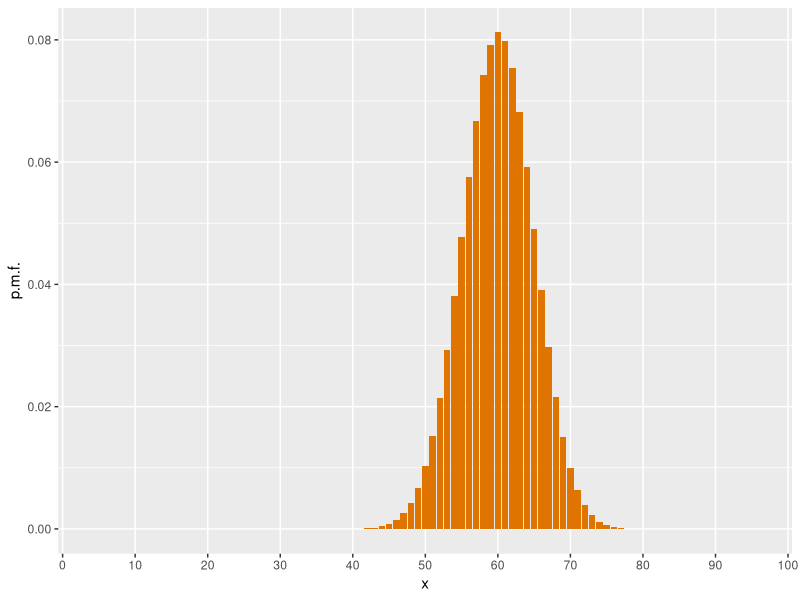
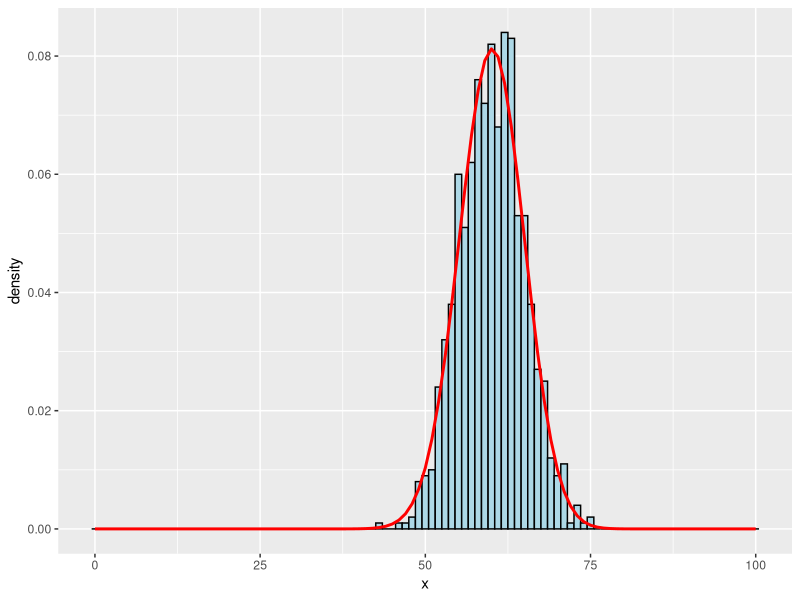
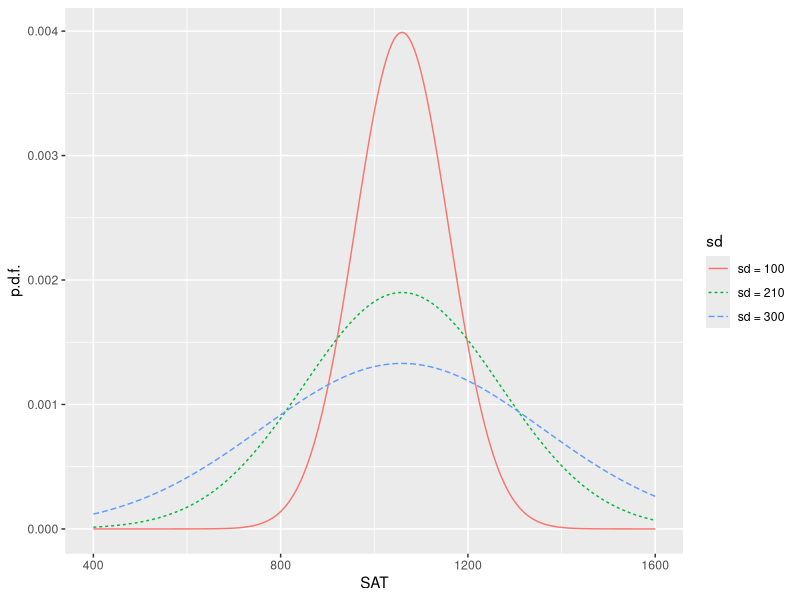
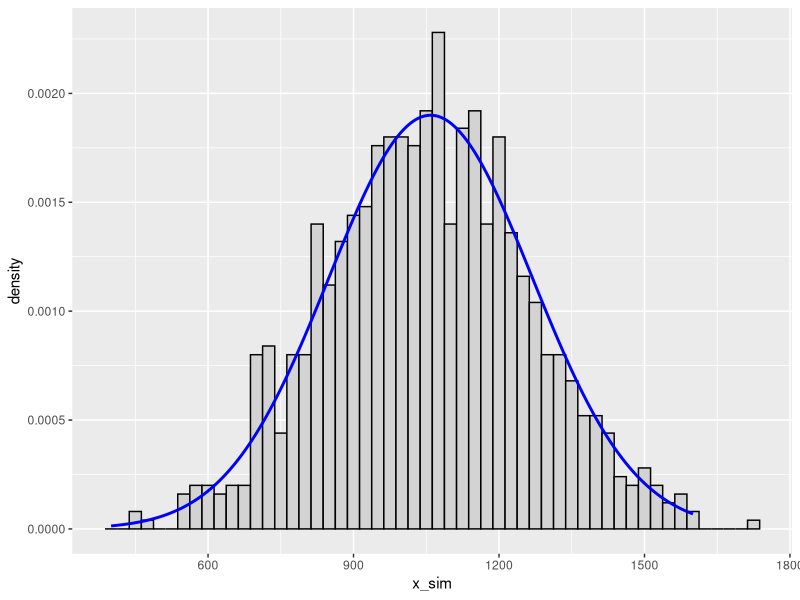
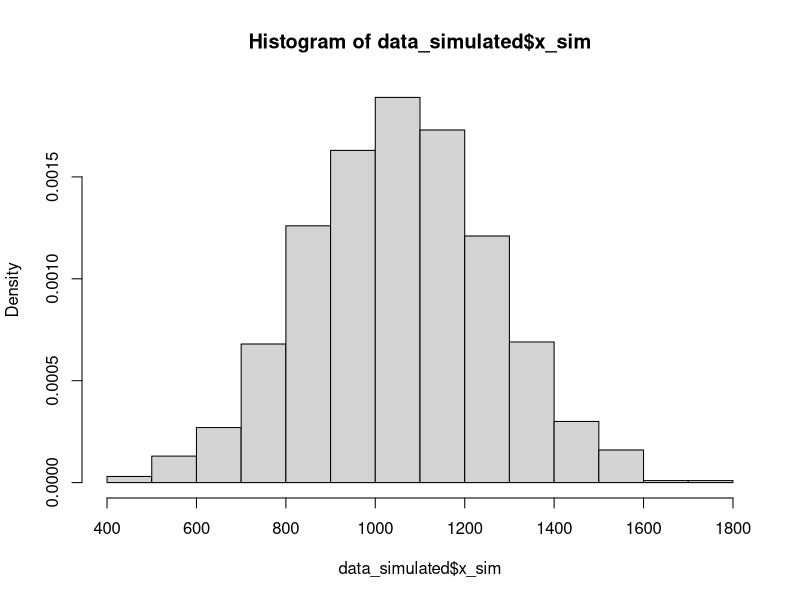

Here is the R script that generated these plots, in order:

# Load required library
library(ggplot2)

# --- Binomial PMF for X ~ Binomial(100, 0.6) ---
x <- 0:100
p <- dbinom(x, size = 100, prob = 0.6)
data <- data.frame(x = x, p = p)

# Plot the PMF
ggplot(data) +
  geom_bar(mapping = aes(x = as.factor(x), y = p),
           stat = "identity",
           fill = rgb(223/255, 117/255, 0)) +
  scale_x_discrete(breaks = seq(0, 100, by = 10)) +
  labs(x = "x", y = "p.m.f.")

# --- Binomial Quantiles ---
qbinom(c(0.25, 0.5, 0.75), size = 100, prob = 0.6)

# --- Simulate 1000 Binomial(100, 0.6) variables ---
x_sim <- rbinom(1000, size = 100, prob = 0.6)
data_2 <- data.frame(x = x_sim)

# Histogram of simulated values + overlay PMF
ggplot() +
  geom_histogram(data = data_2,
                 mapping = aes(x = x, y = ..density..),
                 binwidth = 1,
                 fill = "lightblue", color = "black") +
  geom_line(data = data,
            mapping = aes(x = x, y = p),
            color = "red", size = 1)

# --- Normal approximations for SAT-like scores ---
x <- 400:1600
p_100 <- dnorm(x, mean = 1059, sd = 100)
p_210 <- dnorm(x, mean = 1059, sd = 210)
p_300 <- dnorm(x, mean = 1059, sd = 300)

data_norm <- data.frame(
  x = rep(x, 3),
  p = c(p_100, p_210, p_300),
  sd = factor(c(rep("sd = 100", length(x)),
                rep("sd = 210", length(x)),
                rep("sd = 300", length(x))))
)

# Plot the PDFs
ggplot(data_norm) +
  geom_line(mapping = aes(x = x, y = p, color = sd, linetype = sd)) +
  labs(x = "SAT", y = "p.d.f.")

# --- Normal probability between 1140 and 1380 ---
pnorm(1380, mean = 1059, sd = 210) - pnorm(1140, mean = 1059, sd = 210)

# --- Simulate 1000 normal r.v.'s and compare histogram to PDF ---
x_sim <- rnorm(1000, mean = 1059, sd = 210)
data_simulated <- data.frame(x_sim = x_sim)

x <- 400:1600
pdf <- dnorm(x, mean = 1059, sd = 210)
data_theoretical <- data.frame(x = x, pdf = pdf)

# Plot histogram of simulated vs. theoretical PDF
ggplot() +
  geom_histogram(data = data_simulated,
                 mapping = aes(x = x_sim, y = ..density..),
                 binwidth = 25,
                 fill = "lightgray", color = "black") +
  geom_line(data = data_theoretical,
            mapping = aes(x = x, y = pdf),
            color = "blue", size = 1)

x_sim <- rgamma(1000, shape = 60, rate = 10)
x <- seq(0, 15, by = 0.01)
pdf <- dgamma(x, shape = 60, rate = 10)
hist(data_simulated$x_sim, freq = FALSE)
lines(x, pdf, col = "red", lwd = 3)

